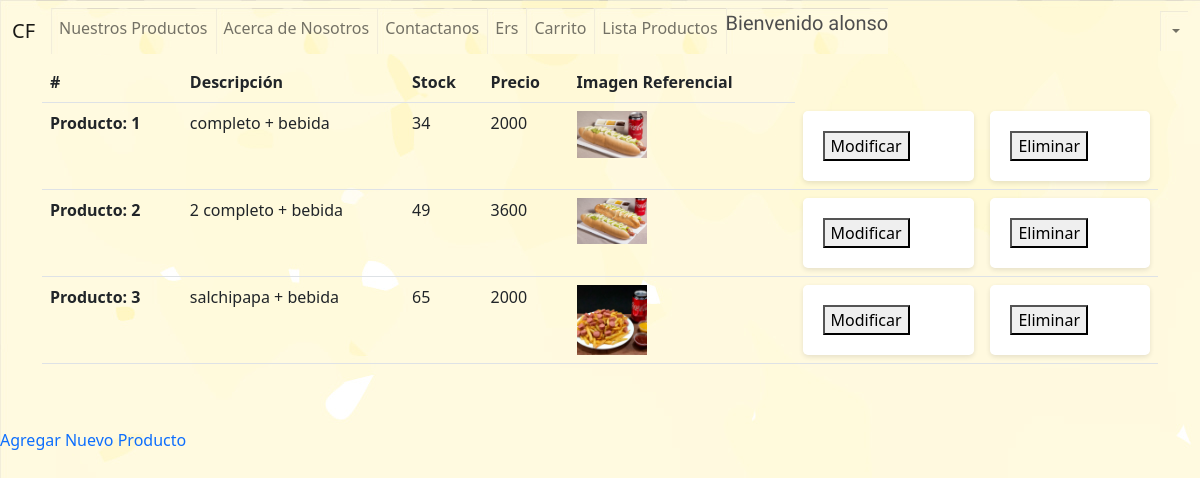
The app's page /personas/mostrar_productos_crud/ (signed in) with its own data.
### personas/models.py (models this page shows)
class Combo(Model):
    id_combo = AutoField(primary_key=True)
    precio = IntegerField(null=False,blank=False)
    stock = IntegerField(null=False,blank=False)
    foto = CharField(max_length=100,null=False,blank=False)
    descripcion = CharField(max_length=100,null=False,blank=False)

### personas/views.py (the view)
# urls.py: path('mostrar_productos_crud/',views.mostrar_producto_crud,name='mostrar_productos_crud'),
@login_required
def mostrar_producto_crud(request):
    consulta_productos=Combo.objects.all()
    context={"consulta_productos":consulta_productos}
    return render(request,'html/crud_lista.html',context)

### personas/templates/html/crud_lista.html (shortened to what this page needs)
{% extends 'html/navbarPadre.html'%}
{% load static %}
{% block content %}
<div class="container">
<table class="table table-hover">
    <thead>
      <tr>
        <th scope="col">#</th>
        <th scope="col">Descripción</th>
        <th scope="col">Stock</th>
        <th scope="col">Precio</th>
        <th scope="col">Imagen Referencial</th>
      </tr>
    </thead>
    <tbody>
        {% for producto in consulta_productos %}
      <tr>
        <th>Producto: {{producto.id_combo}}</th>
        <td>{{producto.descripcion}}</td>
        <td>{{producto.stock}}</td>
        <td>{{producto.precio}}</td>
        <td><img src="{%static 'img/'%}{{producto.foto}}" alt="" style="max-width: 70px;"></td>
        <td>
            <form method="POST" action="{% url 'modificar_crud' producto_id=producto.id_combo %}">
            <button type="submit">Modificar</button>
          </form>
        </td>
        <td>
            <form method="POST" action="{% url 'eliminar_crud' producto_id=producto.id_combo %}">
            <button type="submit">Eliminar</button>
          </form>
        </td>
      </tr>
      {% endfor %}
    </tbody>
  </table>
</div>
<br>
<br>
<a href="{% url 'agregar_producto_crud'%}">Agregar Nuevo Producto</a>
{% endblock %}

### personas/templates/html/navbarPadre.html (shortened to what this page needs)
{% load static %}
<!DOCTYPE html>
<html lang="en">
<head>
  <link rel="stylesheet" type="text/css" href="{% static 'estilos/Styles.css' %}">
  <link rel="stylesheet" type="text/css" href="{% static 'estilos/normalize.css' %}">
  <link href="https://cdn.jsdelivr.net/npm/bootstrap@5.2.3/dist/css/bootstrap.min.css" rel="stylesheet">
</head>
<body>
  <header>
    <nav class="navbar navbar-expand-lg navBarPadre" >
      <div class="container-fluid navBarPadre">
        <a class="navbar-brand" href="{% url 'index'%}">CF</a>
        <div class="collapse navbar-collapse" id="navbarSupportedContent">
          <ul class="navbar-nav me-auto mb-2 mb-lg-0 listaNavBar">
            <li class="nav-item">
              <a class="nav-link" href="{% url 'lista_productos' %}">Nuestros Productos</a>
            </li>
            <li class="nav-item">
              <a class="nav-link" href="{% url 'nosotros' %}">Acerca de Nosotros</a>
            </li>
            <li class="nav-item">
              <a class="nav-link" href="{% url 'contacto' %}">Contactanos</a>
            </li>
            <li class="nav-item">
              <a class="nav-link" href="{% url 'ers' %}">Ers</a>
            </li>
            <li class="nav-item">
              <a class="nav-link" href="{% url 'carrito' %}">Carrito</a>
            </li>
            {% if user.is_staff %}
            <li class="nav-item">
              <a class="nav-link" href="{% url 'mostrar_productos_crud' %}">Lista Productos</a>
            </li>
            {% endif %}
            {% if user.is_authenticated %}
            <li class="nav-item bienvenidoUser">
              <p style="font-size: 20px;color: rgb(78, 78, 78);">Bienvenido {{user}}</p>
            </li>
            {% endif %}
          </ul>
          {% if user.is_authenticated %}
          <div style="justify-content: right;">
            <ul class="navbar-nav">
              <li class="nav-item dropdown">
                <a class="nav-link dropdown-toggle" href="#" role="button" data-bs-toggle="dropdown" aria-expanded="false">
                </a>
              </li>
            </ul>
          </div>
          {% endif %}
        </div>
      </div>
    </nav>
  </header>
  {% block content %}
  {% endblock %}
</body>
</html>

### static/estilos/Styles.css (style rules this page uses)
body { background-image: url(../img/fondo.jpg) !important; background-attachment: fixed; background-repeat: no-repeat; }
li { background-image: url(../img/fondo.jpg) }
body { font-family: Arial, sans-serif; background-color: #f2f2f2; }
form { max-width: 400px; margin: 0 auto; background-color: #fff; padding: 20px; border-radius: 5px; box-shadow: 0 2px 5px rgba(0, 0, 0, 0.1); }
p { font-family: 'Akaya Kanadaka', cursive; font-size: 40px; }
a:link { text-decoration: none; }

### records on screen
Combo: id_combo "1", descripcion "completo + bebida", stock "34", precio "2000", foto (picture)
Combo: id_combo "2", descripcion "2 completo + bebida", stock "49", precio "3600", foto (picture)
Combo: id_combo "3", descripcion "salchipapa + bebida", stock "65", precio "2000", foto (picture)

### other values on screen
{{ user }} "alonso"
